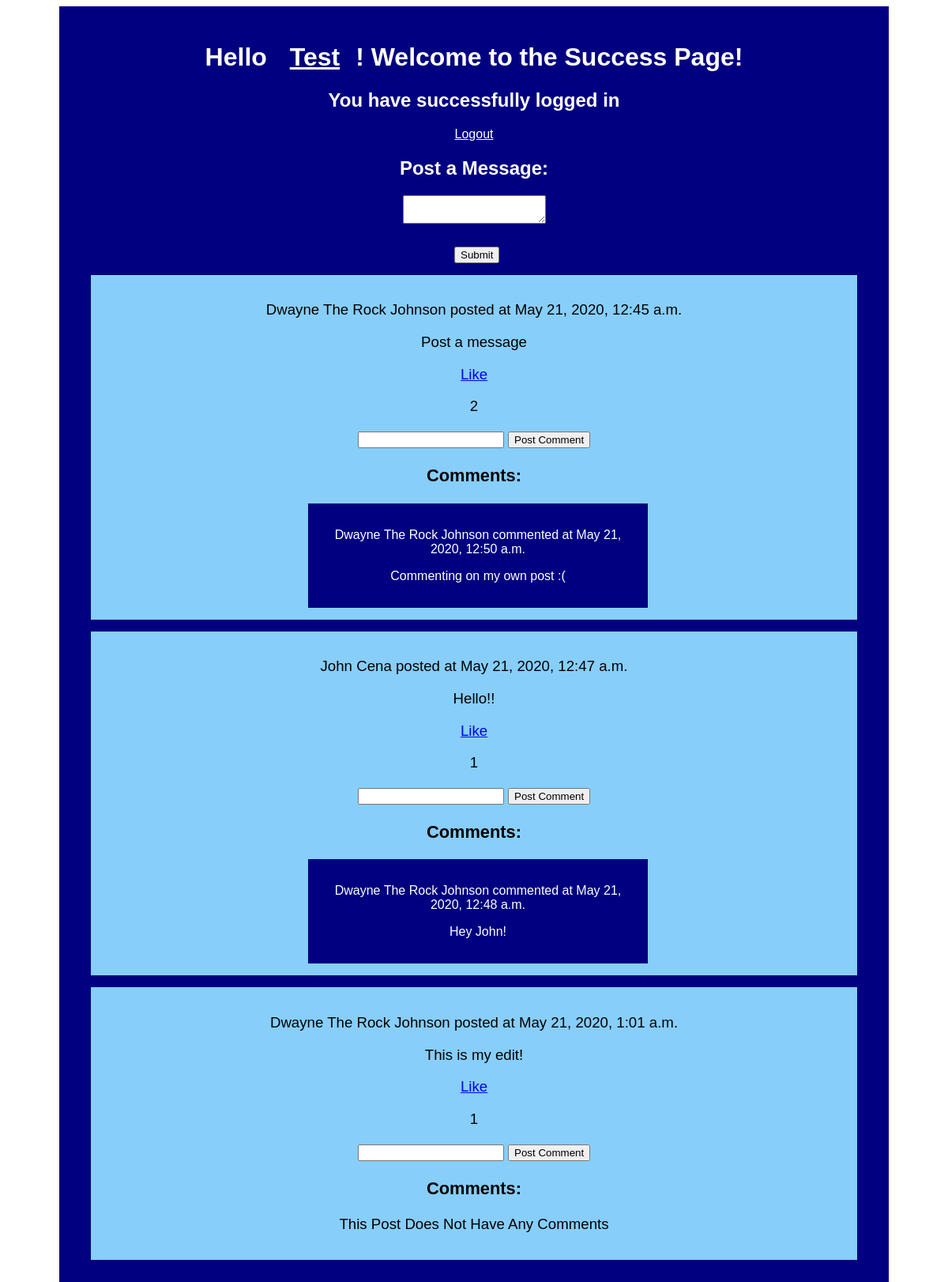
The page /success (signed in) on the database its author committed.
### log_reg/models.py (models this page shows)
class Message(models.Model):
    message = models.CharField(max_length=255)
    poster = models.ForeignKey(User, related_name='messages', on_delete=models.CASCADE)
    created_at = models.DateTimeField(auto_now=True)
    likes = models.ManyToManyField(User, related_name="messages_likes")
    updated_at = models.DateTimeField(auto_now_add=True)

class User(models.Model):
    first_name = models.CharField(max_length=100)
    last_name = models.CharField(max_length=100)
    email = models.CharField(max_length=100)
    password = models.CharField(max_length=100)
    created_at = models.DateTimeField(auto_now=True)
    updated_at = models.DateTimeField(auto_now_add=True)
    objects = UserManager()

class Comment(models.Model):
    comment = models.CharField(max_length=255)
    poster = models.ForeignKey(User, related_name='comments', on_delete=models.CASCADE)
    message = models.ForeignKey(Message, related_name='comments', on_delete=models.CASCADE)
    created_at = models.DateTimeField(auto_now=True)
    updated_at = models.DateTimeField(auto_now_add=True)

### log_reg/views.py (the view)
# urls.py: path('success', views.success),
def success(request):
    if 'name' in request.session:
        context = {
            'all_messages': Message.objects.all()
        }
        return render(request, 'success.html', context)
    return redirect('/')

### log_reg/templates/success.html (shortened to what this page needs)
<!DOCTYPE html>
<html lang="en">
<head>
    {% load static %}
    <link rel="stylesheet" href="{% static 'style.css' %}">
</head>
<body>
    <div id="wrapper">
        <div id="head">
            <h1>Hello <a href="/profile/{{request.session.id}}">{{request.session.name}}</a>! Welcome to the Success Page!</h1>
            <h2>You have successfully logged in</h2>
            <a href="/logout">Logout</a>
            <h2>Post a Message:</h2>
            <form action="/create_mess" method=POST>
                <textarea name="message"></textarea>
                <input type="submit" value='Submit'>
            </form>
        </div>
        {% for mess in all_messages %}
        <div class='mess'>
            <p>{{mess.poster.first_name}} {{mess.poster.last_name}} posted at {{mess.created_at}}</p>
            <p>{{mess.message}}</p>
            <a href="/like/{{mess.id}}">Like</a>
            {% if mess.likes.count > 0 %}
            <p>{{mess.likes.count}}</p>
            {% endif %}
            <form action="/create_comm/{{mess.id}}" method=POST>
                <input type="text" name='comment'>
                <input type="submit" value='Post Comment'>
            </form>
            <h3>Comments:</h3>
            {% if mess.comments.count == 0 %}
            <p>This Post Does Not Have Any Comments</p>
            {% endif %}
            {% for comm in mess.comments.all %}
            <div class='comm'>
                <p>{{comm.poster.first_name}} {{comm.poster.last_name}} commented at {{comm.created_at}}</p>
                <p>{{comm.comment}}</p>
            </div>
            {% endfor %}
        </div>
        {% endfor %}
    </div>
</body>
</html>

### log_reg/static/style.css (style rules this page uses)
#wrapper { margin: 0px auto; width: 1000px; background-color: navy; font-family: sans-serif; padding: 25px; }
#head { color: white; text-align: center; }
#head a { color: white; margin: 20px; }
#head input { display: block; margin-left: 475px; margin-top: 25px; }
.mess { background-color: lightskyblue; padding: 15px; text-align: center; margin: 15px; font-size: 14pt; }
.comm { font-size: 12pt; background-color: navy; padding: 15px; color: white; text-align: center; width: 400px; margin-left: 260px; margin-top: 15px; }

### rows shown on the page
Message: poster.first_name "Dwayne", poster.last_name "The Rock Johnson", created_at "May 21, 2020, 12:45 a.m.", message "Post a message", likes.count "2"
Comment: poster.first_name "Dwayne", poster.last_name "The Rock Johnson", created_at "May 21, 2020, 12:50 a.m.", comment "Commenting on my own post :("
Message: poster.first_name "John", poster.last_name "Cena", created_at "May 21, 2020, 12:47 a.m.", message "Hello!!", likes.count "1"
Comment: poster.first_name "Dwayne", poster.last_name "The Rock Johnson", created_at "May 21, 2020, 12:48 a.m.", comment "Hey John!"
Message: poster.first_name "Dwayne", poster.last_name "The Rock Johnson", created_at "May 21, 2020, 1:01 a.m.", message "This is my edit!", likes.count "1", shows "This Post Does Not Have Any Comments"

### other values the page prints
{{ request.session.name }} "Test"
